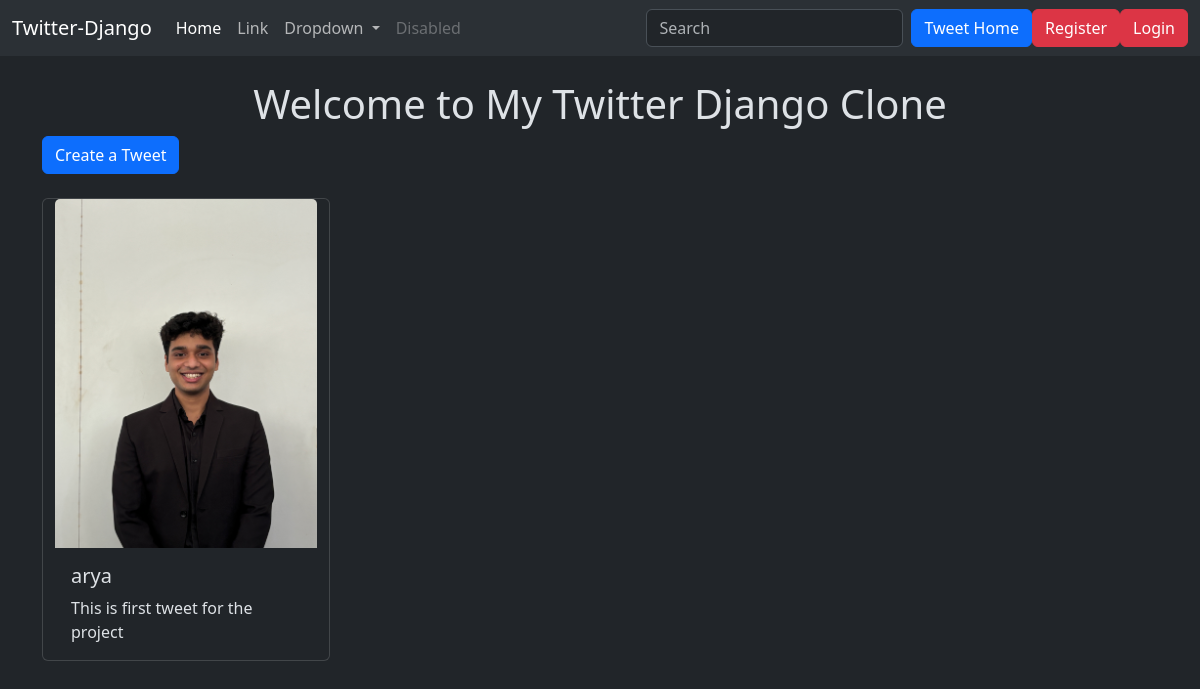
Page /tweet/ on the earlier database version.
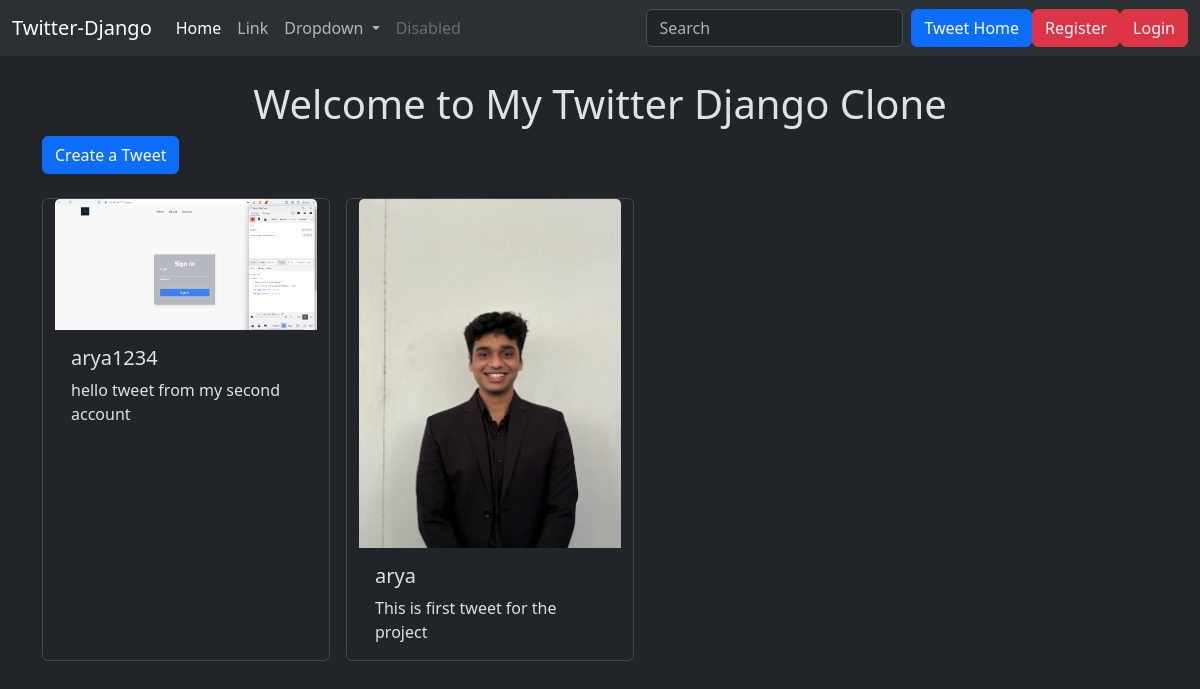
Same page on the later database version.
### tweet/models.py (models this page shows, shortened)
class Tweet(models.Model):
    user = models.ForeignKey(User,on_delete=models.CASCADE)
    text = models.TextField(max_length=240)
    photo = models.ImageField( upload_to='photos/', blank=True, height_field=None, width_field=None, max_length=None)
    created_at = models.DateTimeField(auto_now_add=True)
    updated_at = models.DateTimeField(auto_now=True)

### tweet/views.py (the view)
# urls.py: path('', views.tweet_list , name = 'tweet_list'),
def tweet_list(request):
    tweets = Tweet.objects.all().order_by('-created_at')
    return render(request , 'tweet_list.html' , {'tweets':tweets})

### tweet/templates/tweet_list.html (shortened to what this page needs)
{% extends "layout.html" %}
{% block content %}
<h1 class = 'text-center mt-4'>Welcome to My Twitter Django Clone</h1>
<a class="btn btn-primary mb-4" href="{% url 'create_tweet' %}">Create a Tweet</a>
<div class = "container row gap-3">
    {% for tweet in tweets %}
    <div class="card" style="width: 18rem;">
  <img src="{{tweet.photo.url}}" class="card-img-top " alt="...">
  <div class="card-body">
    <h5 class="card-title">{{tweet.user.username}}</h5>
    <p class="card-text">{{tweet.text}}</p>
  </div>
</div>
    {% endfor %}
</div>
{% endblock  %}

### templates/layout.html (shortened to what this page needs)
{% load static %}
<!DOCTYPE html>
<html lang="en" data-bs-theme="dark">
  <head>
    <link
      href="https://cdn.jsdelivr.net/npm/bootstrap@5.3.3/dist/css/bootstrap.min.css"
      rel="stylesheet"
    />
  </head>
  <body class="">
    <nav class="navbar navbar-expand-lg bg-body-tertiary">
      <div class="container-fluid">
        <a class="navbar-brand" href={% url 'tweet_list'%}>Twitter-Django</a>
        <div class="collapse navbar-collapse" id="navbarSupportedContent">
          <ul class="navbar-nav me-auto mb-2 mb-lg-0">
            <li class="nav-item">
              <a class="nav-link active" aria-current="page" href="#">Home</a>
            </li>
            <li class="nav-item">
              <a class="nav-link" href="#">Link</a>
            </li>
            <li class="nav-item dropdown">
              <a
                class="nav-link dropdown-toggle"
                href="#"
                role="button"
                data-bs-toggle="dropdown"
                aria-expanded="false"
              >
                Dropdown
              </a>
            </li>
            <li class="nav-item">
              <a class="nav-link disabled" aria-disabled="true">Disabled</a>
            </li>
          </ul>
          <form class="d-flex" role="search">
            <input
              class="form-control me-2"
              type="search"
              placeholder="Search"
              aria-label="Search"
            />
          </form>
          <a href="{% url 'tweet_list'%}" class="btn btn-primary">Tweet Home</a>
          {% if user.is_authenticated %}
          <form action="{% url 'logout'%}" method="post" class="">
            {% csrf_token %}
            <button class="btn btn-danger ml-2" type='submit'>Logout</button>
          </form>
          {% else %}
          <button class="btn btn-danger ml-2" type='submit' href="{% url 'register'%}">Register</button>
          <button class="btn btn-danger ml-2" type='submit' href="{% url 'login'%}">Login</button>
          {% endif %}
        </div>
      </div>
    </nav>
    <div class="container">{% block content %} {% endblock %}</div>
  </body>
</html>

Differences in the rows shown:
added Tweet: photo (picture), user.username "arya1234", text "hello tweet from my second account"
